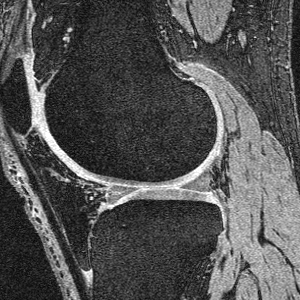
#> input picture examples/data/oai_knee_mri.png, 300 x 300 px
$ jupyter execute --allow-errors KneeMRI.ipynb
#> lines starting #> are read from the running program, lines starting #| are printed output that depends on the picture
[cell 1]
import matplotlib.pyplot as plt
import numpy as np
import cv2
import random

#> (the rest of this cell did not finish here and is left out)

[cell 2]
def vis_img_instances(img, m):
    fig = plt.figure(figsize=(6,6))
    ax = fig.add_subplot(1,1,1)
    ax.imshow(img)
    ax.imshow(np.ma.masked_array(m, m==0), cmap='tab20', alpha=1)
    ax.set_xticks([])
    ax.set_yticks([])
    plt.show()

[cell 3]
img = cv2.imread('data/oai_knee_mri.png')
#> img is the input picture: shape (300, 300, 3); min 3, max 255, mean 82.7
mask = cv2.imread('data/oai_knee_mri_mask.png', 0)
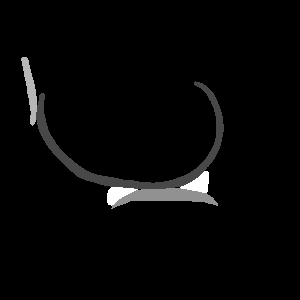
#> input picture examples/data/oai_knee_mri_mask.png, 300 x 300 px
#> mask is the input picture: shape (300, 300); min 0, max 7, mean 0.182

[cell 4]
vis_img_instances(img, mask)
#> in vis_img_instances, `plt.show()`:
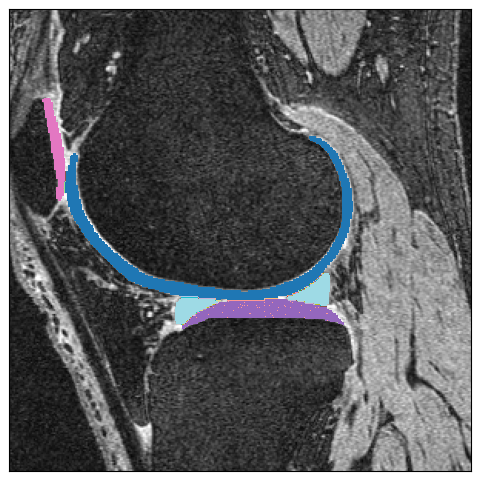
#> figure drawn by matplotlib, 1 panel
